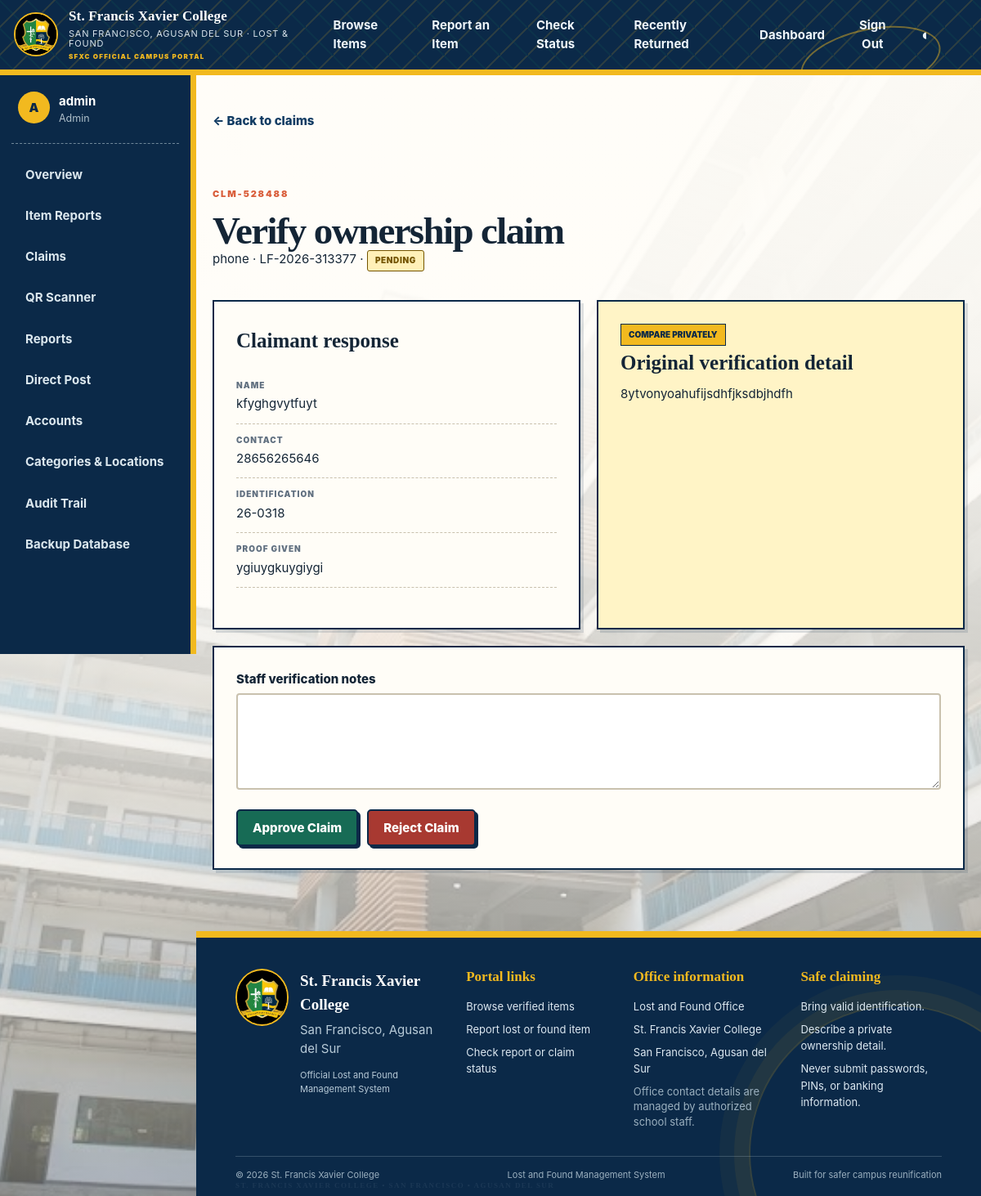
Page /manage/claims/2 (signed in) on the committed database.
### tables this page shows
CREATE TABLE claims(
 id INTEGER PRIMARY KEY, claim_reference TEXT UNIQUE NOT NULL, item_id INTEGER NOT NULL REFERENCES items(id),
 claimant_name TEXT NOT NULL, contact TEXT NOT NULL, identification TEXT NOT NULL,
 proof_description TEXT NOT NULL, status TEXT NOT NULL DEFAULT 'pending', staff_notes TEXT,
 reviewed_by INTEGER REFERENCES users(id), reviewed_at TEXT, released_at TEXT, created_at TEXT NOT NULL);

CREATE TABLE items(
 id INTEGER PRIMARY KEY, public_reference TEXT UNIQUE NOT NULL, qr_token TEXT UNIQUE NOT NULL,
 report_type TEXT NOT NULL CHECK(report_type IN ('lost','found')), title TEXT NOT NULL,
 public_description TEXT NOT NULL, private_details TEXT NOT NULL,
 category_id INTEGER REFERENCES categories(id), location_id INTEGER REFERENCES locations(id),
 event_date TEXT NOT NULL, reporter_name TEXT NOT NULL, reporter_contact TEXT NOT NULL,
 image_name TEXT, status TEXT NOT NULL DEFAULT 'pending_review',
 approved_by INTEGER REFERENCES users(id), approved_at TEXT, created_at TEXT NOT NULL, updated_at TEXT);

### app.py (the view, shortened to what this page needs)
    @app.route("/manage/claims/<int:claim_id>", methods=["GET", "POST"])
    @staff_required
    def review_claim(claim_id):
        db = get_db()
        claim = db.execute(
            """SELECT cl.*, i.title, i.public_reference, i.private_details, i.id item_id
               FROM claims cl JOIN items i ON i.id=cl.item_id WHERE cl.id=?""", (claim_id,)
        ).fetchone()
        if not claim: abort(404)
        return render_template("review_claim.html", claim=claim)

### app.py (called while the page is built)
def get_db():
    if "db" not in g:
        g.db = sqlite3.connect(current_app.config["DATABASE"], uri=current_app.config.get("DATABASE_URI", False))
        g.db.row_factory = sqlite3.Row
        g.db.execute("PRAGMA foreign_keys=ON")
        g.db.execute("PRAGMA busy_timeout=5000")
    return g.db

def get_csrf_token():
    if "csrf_token" not in session:
        session["csrf_token"] = secrets.token_urlsafe(32)
    return session["csrf_token"]

def staff_required(view):
    @wraps(view)
    def wrapped(*args, **kwargs):
        if not session.get("user_id"):
            return redirect(url_for("login"))
        if session.get("role") not in {"staff", "admin"}: abort(403)
        if session.get("must_change_password") and request.endpoint != "change_password":
            return redirect(url_for("change_password"))
        return view(*args, **kwargs)
    return wrapped

### templates/review_claim.html
{% extends 'base.html' %}{% block title %}Verify {{ claim.claim_reference }}{% endblock %}{% block content %}<a class="back-link" href="{{ url_for('manage_claims') }}">← Back to claims</a><section class="dashboard-head"><div><span class="eyebrow">{{ claim.claim_reference }}</span><h1>Verify ownership claim</h1><p>{{ claim.title }} · {{ claim.public_reference }} · <span class="status {{ claim.status }}">{{ claim.status|pretty_status }}</span></p></div>{% if claim.status == 'released' %}<a class="button primary" href="{{ url_for('claim_receipt', claim_id=claim.id) }}">Print Release Receipt</a>{% endif %}</section><div class="review-grid"><section class="panel"><h2>Claimant response</h2><dl><div><dt>Name</dt><dd>{{ claim.claimant_name }}</dd></div><div><dt>Contact</dt><dd>{{ claim.contact }}</dd></div><div><dt>Identification</dt><dd>{{ claim.identification }}</dd></div><div><dt>Proof given</dt><dd>{{ claim.proof_description }}</dd></div></dl></section><section class="panel private-panel"><span class="private-badge">Compare privately</span><h2>Original verification detail</h2><p>{{ claim.private_details }}</p></section></div><form class="panel action-panel" method="post"><input type="hidden" name="csrf_token" value="{{ csrf_token() }}"><label>Staff verification notes<textarea name="staff_notes" maxlength="1000">{{ claim.staff_notes or '' }}</textarea></label><div class="actions">{% if claim.status == 'pending' %}<button class="button primary" name="action" value="approve">Approve Claim</button><button class="button danger" name="action" value="reject">Reject Claim</button>{% elif claim.status == 'approved' %}<button class="button primary" name="action" value="release">Confirm Item Release</button><button class="button danger" name="action" value="reject">Reject Claim</button>{% endif %}</div></form>{% endblock %}

### rows in the picture
claims: claim_reference "CLM-528488", status|pretty_status "PENDING", claimant_name "kfyghgvytfuyt", contact "28656265646", identification "26-0318", proof_description "ygiuygkuygiygi"
items: title "phone", public_reference "LF-2026-313377", private_details "8ytvonyoahufijsdhfjksdbjhdfh"

### other values in the picture
{{ school_name }} "St. Francis Xavier College"
{{ school_location }} "SAN FRANCISCO, AGUSAN DEL SUR"
{{ session.username[0]|upper }} "A"
{{ session.username }} "admin"
{{ session.role|title }} "Admin"
{{ school_location }} "San Francisco, Agusan del Sur"
{{ current_year }} "2026"
